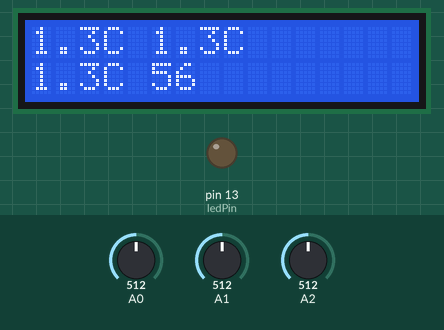
The sketch below on a simulated Arduino Uno, built with avr-gcc and run on an emulated ATmega328P. Parts: 16×2 character LCD, output pins drawn as LEDs (lit = HIGH). The test bench sets the inputs (shaded band); at power-on: A0 = 512, A1 = 512, A2 = 512. No radio packets arrive unless stated; what the sketch prints to the serial monitor is not drawn.

Above: at 1.2 s.
1.3 s: A0 set to 716
At 2.0 s:
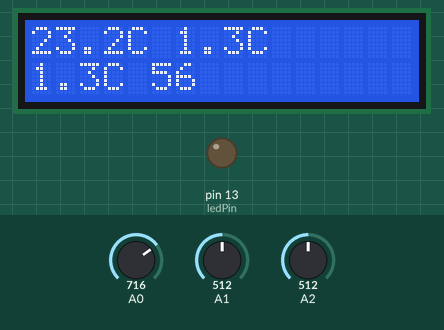
3.1 s: A1 set to 716
At 3.6 s:
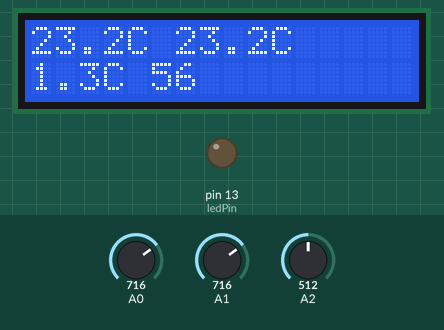
4.6 s: A2 set to 716
At 5.2 s:
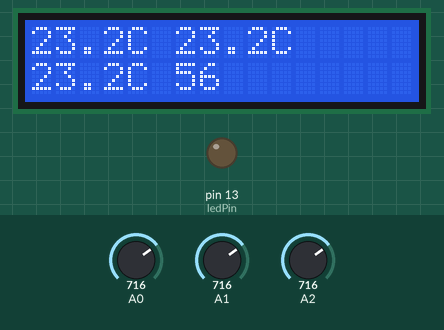
6.1 s: A0 set to 900
At 6.8 s:
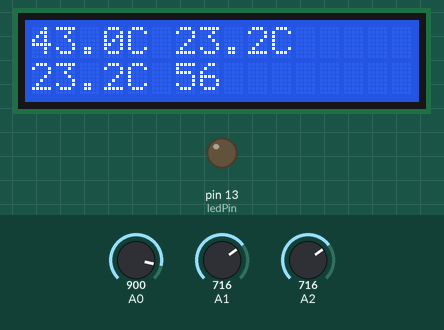
7.6 s: A1 set to 900
At 8.4 s:
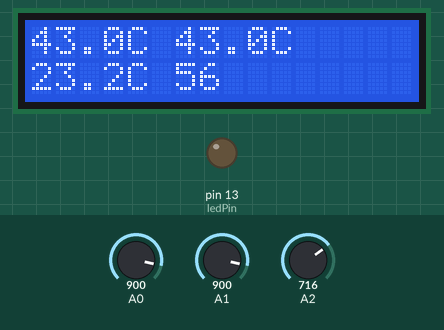
9.2 s: A2 set to 900
At 10.0 s:
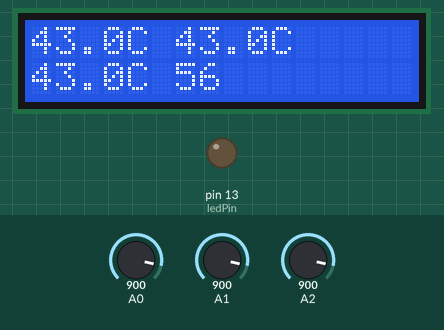
Timing chart, 0 to 11.7 s (numbered marks = the images above; inputs shaded):
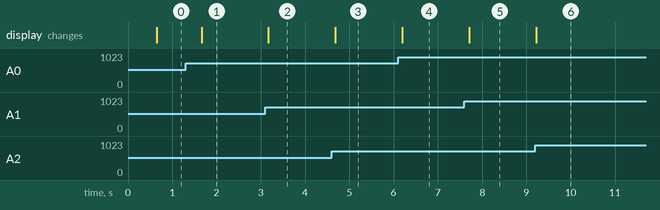

The sketch:

LoRa2.ino
```cpp
/*  Freezer Monitor Transmitter
 * LCD connections - get a couple of i2C displays if possible
 * LCD RS pin to digital pin 8
 * LCD Enable pin to digital pin 7
 * LCD D4 pin to digital pin 6
 * LCD D5 pin to digital pin 5
 * LCD D6 pin to digital pin 4
 * LCD D7 pin to digital pin 3
 * LCD R/W pin to ground
 * 10K resistor:
 * ends to +5V and ground
 * wiper to LCD VO pin (pin 3)

 Three temp sensors - Two freezers and a cool room.
 If the coolroom is unplugged a pulldown resistor will give a
 zero value and no alarm will be raised. We need a way to show that the Coolroom is engaged.
 Perhaps we use a cannon plug with a pin pulled high to indicate coolroom in use.

 if a value over 0 degrees is flagged then an alarm condition will be raised.
 Temps should be averaged over a 10 minute interval and a status byte will be logged
 and transmitted to indicate, well, status. 10Bits on the temp sensor is more than we need so
 we will remap to -15 to +36.2C range 9 bits.

 A pushbutton will allow a temporary halt on the alarms so that we can open the freezers for
 getting and inserting food.
*/

// include the library code:
#include <LiquidCrystal.h>
#include <SPI.h>
#include <LoRa.h>

// initialize the library by associating any needed LCD interface pinc with the arduino pin number it is connected to
const int rs = 8, en = 7, d4 = 6, d5 = 5, d6 = 4, d7 = 3;
LiquidCrystal lcd(rs, en, d4, d5, d6, d7);

int ledPin = 13;

float scale = 1100.0/1024.0;
float temp1 = 0;
float temp2 = 0;
float temp3 = 0;
float ave1 = 0;
float ave2 = 0;
float ave3 = 0;
float prev1 = 0;
float prev2 = 0;
float prev3 = 0;
int remap = 0;              // convert the temp values and remap to save bits
short status = 0;
int count = 0;              // keep count of the samples
unsigned long nextTx = 0;

void setup() {
  lcd.begin(16, 2);          // set up the LCD's number of columns and rows:
  lcd.display();             // idealy an i2c display would save a few pins.
  lcd.print("hello ");       // Print a message to the LCD.

  analogReference(INTERNAL); // set AD converter to 1.1V Full scale
  pinMode(ledPin, OUTPUT);   // the LED pin. Also clock for the LoRa module

  Serial.begin(9600);        // sending to the serial monitor

  while (!Serial);
  Serial.println("LoRa Sender");

  if (!LoRa.begin(433E6)) {   // setting up the LoRa module
    Serial.println("Starting LoRa failed!");
    while (1);
  }
}

void loop() {
  // read the values from the sensors:
  temp1 = scaleValue(analogRead(A0), 500, scale);
  temp2 = scaleValue(analogRead(A1), 500, scale);
  temp3 = scaleValue(analogRead(A2), 500, scale);


  lcd.setCursor(0,0);
  lcd.print(temp1, 1);
  lcd.print("C ");
  lcd.print(temp2, 1);
  lcd.print("C ");

  lcd.setCursor(0,1);
  lcd.print(temp3, 1);
  lcd.print("C ");

  lcd.print(status);
  // lcd.print((int)(temp3 * 10));
  // lcd.print("int");

  count = count + 1;
  ave1 = ave1 + temp1;
  ave2 = ave2 + temp2;
  ave3 = ave3 + temp3;

  delay(500);


  if (millis() > nextTx){
    nextTx = millis() + 600000;   // current time + 10 mins in milliseconds

    temp1 = ave1 / count;         // lets calc the ave temp over last 10 mins
    temp2 = ave2 / count;         // and stuff it into temp now.
    temp3 = ave3 / count;
    count = 0;                    // zero the count

    status = 0;
    if (temp1 <-20.0) bitSet(status, 0);    // Fault - if temp below -20C then it's most likely a faulty sensor
    if (temp2 <-20.0) bitSet(status, 1);    // this should give a red alert on the first two freezers
    if (temp3 <-20.0) bitSet(status, 2);    // and on this one if its connected.
    if (temp1 > 0.0) bitSet(status, 3);     // Over temp - if its above zero we have a problem so alarm again
    if (temp2 > 0.0) bitSet(status, 4);
    if (temp3 > 0.0) bitSet(status, 5);
    if (temp1 <= prev1) bitSet(status, 6);  // Trend - if temp less than or equal to previous then its OK
    if (temp2 <= prev2) bitSet(status, 7);  // read this in conjunction with Over temp. OK for temp to rise a
    if (temp3 <= prev3) bitSet(status, 8);  // bit if we are still sub zero.

    prev1 = temp1;                // make a copy of the previous temps
    prev2 = temp2;
    prev3 = temp3;


    // send packet
    LoRa.beginPacket();
    LoRa.print("Temp: ");
    LoRa.print(temp1);
    LoRa.print("C");


    Serial.print(" Temperature:");
    Serial.print(temp1);
    Serial.print("C ");
    Serial.print(temp2);
    Serial.print("C ");
    Serial.print(temp3);
    Serial.print("C ");
    Serial.println("");
    Serial.println(status);
    LoRa.endPacket();
  }
}

float scaleValue(int value, int offset, float gain){
  return ((value - offset) * gain) / 10.0;
}
```

Measured:
- after the input at 1.3 s, the display: changes after 0.36 s (image 1)
- after the input at 3.1 s, the display: changes after 0.07 s (image 2)
- after the input at 4.6 s, the display: changes after 0.08 s (image 3)
- after the input at 6.1 s, the display: changes after 0.10 s (image 4)
- after the input at 7.6 s, the display: changes after 0.11 s (image 5)
- after the input at 9.2 s, the display: changes at once (image 6)
